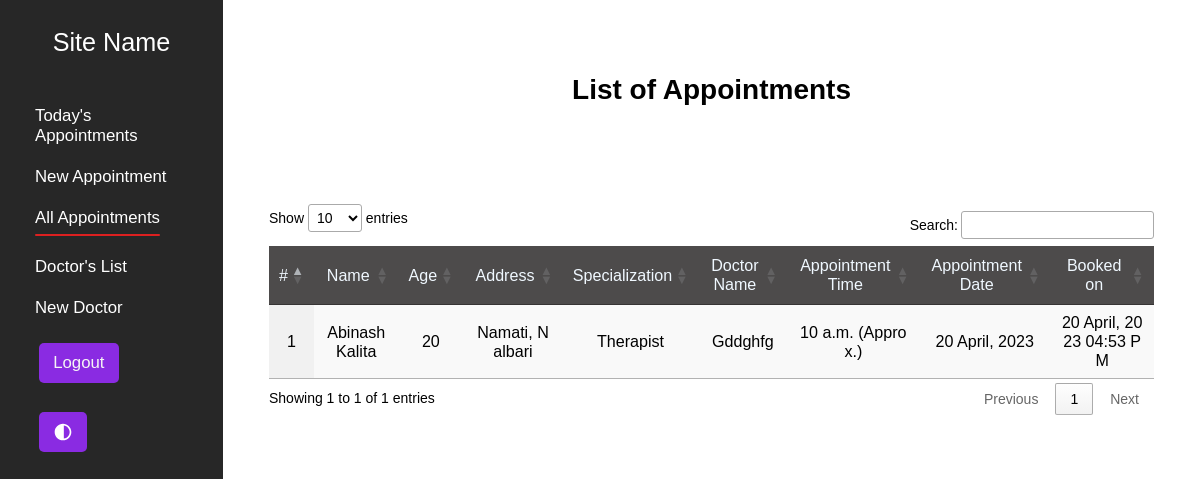
Page /clinic/allAppointment/ (signed in) on the earlier database version.
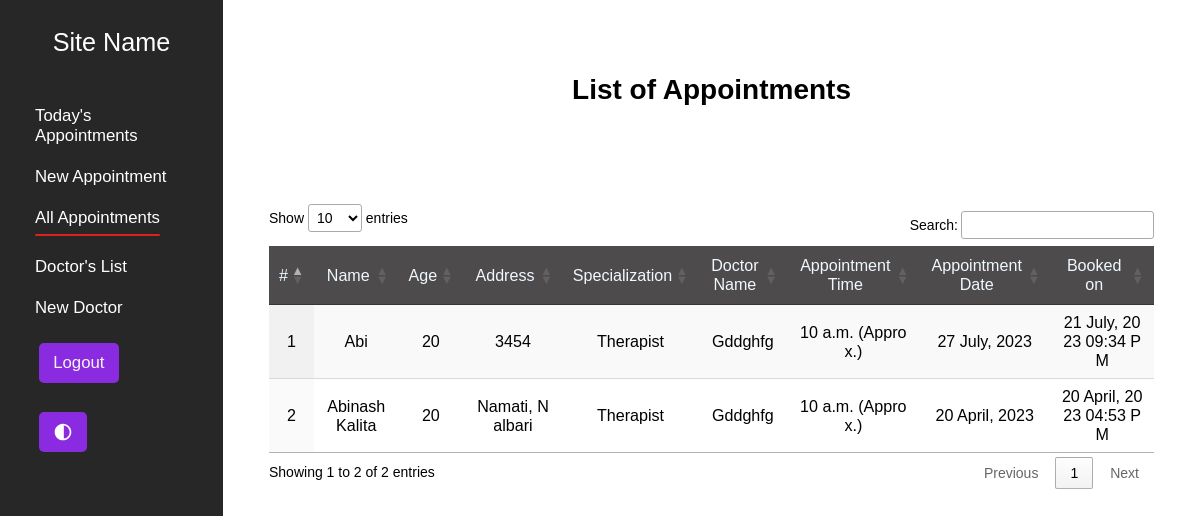
Same page on the later database version.
### patient/models.py (models this page shows, shortened)
class Appointment(models.Model):
    id= models.BigAutoField(primary_key=True)
    patient_name= models.CharField(max_length=100)
    patient_age= models.PositiveSmallIntegerField()
    email= models.ForeignKey(custom_userModel,on_delete=models.CASCADE)
    patient_phone= models.PositiveBigIntegerField(null=True,blank=True)
    address= models.CharField(max_length=300)
    appointment_date= models.DateField()
    appointment_time= models.TimeField( null= True, blank=True)
    doctor=models.ForeignKey(Doctor, on_delete=models.CASCADE)
    bookTime= models.DateTimeField(auto_now_add=True)

class Doctor(models.Model):
    DAYS_OF_WEEK = (
        ("Mon", ("Monday")),
        ("Tue", ("Tuesday")),
        ("Wed", ("Wednesday")),
        ("Thu", ("Thursday")),
        ("Fri", ("Friday")),
        ("Sat", ("Saturday")),
        ("Sun", ("Sunday")),
    )
    id=models.BigAutoField(primary_key=True)
    doctor_name= models.CharField(max_length=200)
    doctor_email= models.EmailField(max_length=254, null=True, blank=True)
    phone_no= models.BigIntegerField(null=True, blank=True)
    degrees= models.CharField(max_length=100)
    category=models.ForeignKey(Doctor_category, on_delete=models.CASCADE)
    available_day= MultiSelectField(choices=DAYS_OF_WEEK,max_choices=7, max_length=50)
    view_Patient_per_day= models.PositiveIntegerField()
    unavailable_Today= models.BooleanField(default=False)
    def __str__(self):
        return self.doctor_name

class Doctor_category(models.Model):
    category_id=models.BigAutoField(primary_key=True)
    category=models.CharField(max_length=100)
    category_desc=models.CharField(max_length=300, null=True, blank=True)
    def __str__(self):
        return self.category

### clinic/views.py (the view)
# urls.py: path('allAppointment/', views.allAppmnt, name="allAppmnt"),
def allAppmnt( request):
    if request.user.is_authenticated:
        if request.user.is_staff:
            appointments= Appointment.objects.all().order_by('-id')
            params= {"appointments": appointments}
            return render(request, "clinic/clHome.html", params)
    else:
        return redirect("/")

### templates/clinic/clHome.html (shortened to what this page needs)
{% extends 'clinic/clBase.html' %}
{% load static %}
{% block body %}
<h1>List of Appointments {% if date %}( {%now "d-m-Y"%} ){% endif %} </h1>
<div class="tableContainer">
    <table id="myTable" class="display">
        <thead>
            <tr>
                <td class="sNo">#</td>
                <td>Name</td>
                <td class="age">Age</td>
                <td>Address</td>
                <td>Specialization</td>
                <td>Doctor Name</td>
                <td>Appointment Time</td>
                <td>Appointment Date</td>
                <td>Booked on</td>
            </tr>
        </thead>
        <tbody>
            {% for item in appointments %}
            <tr>
                <td class="sNo">{{forloop.counter}}</td>
                <td>{{item.patient_name | title}}</td>
                <td class="age">{{item.patient_age}}</td>
                <td>{{item.address | title}}</td>
                <td>{{item.doctor.category | title}}</td>
                <td>{{item.doctor | title}}</td>
                <td>{{item.appointment_time}} (Approx.)</td>
                <td>{{item.appointment_date|date:'d F, Y'}}</td>
                <td>{{item.bookTime|date:'d F, Y h:i A'}}</td>
            </tr>
            {% endfor %}
        </tbody>
    </table>
</div>
{% endblock body %}

### templates/clinic/clBase.html (shortened to what this page needs)
<!DOCTYPE html>
{% load static %}
<html>
<head>
    <link rel="stylesheet" href="https://cdn.datatables.net/1.13.4/css/jquery.dataTables.css" />
	<link rel="stylesheet" type="text/css" href="{% static 'patient/css/utils.css' %}">
	<link rel="stylesheet" type="text/css" href="{% static 'clinic/css/clBase.css' %}">
	<link rel="stylesheet" type="text/css" href="{% static 'clinic/css/dataTables.css' %}">
    <link rel="stylesheet" id="theme" href="">
</head>
<body>
    <div class="main-container">
        <div class="navbar hidden">
            <div class="navCont1">
                <a href="/clinic/home/" class="logo"> Site Name</a>
            </div>
            <div class="navCont2">
                <ul class="">
                    <li class="nav-item">
                        <a href="/clinic/home/" class="nav-link">Today's Appointments</a>
                    </li>
                    <li class="nav-item">
                        <a href="/clinic/new_App/" class="nav-link">New Appointment</a>
                    </li>
                    <li class="nav-item">
                        <a href="/clinic/allAppointment/" class="nav-link">All Appointments</a>
                    </li>
                    <li class="nav-item">
                        <a href="/clinic/doctors/" class="nav-link">Doctor's List</a>
                    </li>
                    <li class="nav-item">
                        <a href="/clinic/add_doct/" class="nav-link">New Doctor</a>
                    </li>
                    <li class="nav-item">
                        <button class="btn bg-bv" id="btnLO">Logout</button>
                    </li>
                    <li class="nav-item">
                        <img src="{% static 'patient/img/contrast_white.svg' %}" id="chngTheme" alt="" srcset="" width="20" class="bg-bv btn">
                    </li>
                </ul>
            </div>
        </div>
        <div class="body-container">
            {% block body %}{% endblock body %}
        </div>
    </div>
</body>
</html>

### static/patient/css/utils.css (style rules this page uses)
:root { --navBar-height: 7vh; --link-color-blue: rgb(61, 72, 231); --link-color: rgb(123, 121, 133); --light-sky-blue: rgb(85, 191, 184); }
* { margin: 0; padding: 0; font-size: 14px; font-family: Arial, sans-serif; scroll-behavior: smooth; }
.body-container { min-height: 92vh; display: flex; flex-direction: column; align-items: center; justify-content: center; }
.bg-bv { background-color: blueviolet; }
.btn { padding: .7rem 1rem !important; margin: .3rem; border-radius: 5px; color: whitesmoke; cursor: pointer; text-decoration: none; border: none; font-size: 1.2rem; user-select: none; -webkit-user-select:none; }
.afterLine { display: flex; flex-direction: column; align-items: center; transition: 0.2s ease-in; }
.afterLine::after { content: " "; width: 100%; height: 1.9px; margin-top: 6px; border-radius: 20px; color: red; background: rgb(221, 32, 32); transition: 0.2s ease-in; }

### static/clinic/css/clBase.css (style rules this page uses)
.main-container { display: flex; justify-content: space-between; }
.navbar { display: flex; flex-direction: column; align-items: center; padding: 2rem 1rem; height: relative; background-color: rgba(0, 0, 0, .847); width: fit-content; min-width: 15%; }
.logo { color: #fff; font-size: 1.8rem; text-decoration: none; }
.navbar .navCont1 { display: flex; justify-content: center; align-items: center; transition: all 0.3s ease-in-out; }
.navbar .navCont2 { margin: 2rem 0; }
.navbar ul { list-style: none; }
.navbar ul li { margin: 1.5rem ; display: flex; justify-content: flex-start; align-items: center; }
.navbar ul .nav-link { color: rgb(255, 255, 255); text-decoration: none; font-size: 1.2rem; transition: .3s ease-in-out; }
.body-container { min-height: 96vh; padding: 4vh; width: 78%; justify-content: flex-start; }
.body-container h1 { font-size: 2rem; margin: 3rem 0 5rem 0; text-align: center; }

### static/clinic/css/dataTables.css (style rules this page uses)
.tableContainer { padding:2rem 1rem; }
table thead { background-color: rgb(77, 75, 75); color: aliceblue; }
table thead td { width: fit-content !important; line-break: normal; }
table td { text-align: center !important; font-size: 1.15rem; max-width:16rem !important; line-break:anywhere; }

Differences in the rows shown:
added Appointment: patient_name "Abi", patient_age "20", address "3454", doctor.category "Therapist", doctor "Gddghfg", appointment_time "10 a.m.", appointment_date "27 July, 2023", bookTime "21 July, 2023 09:34 PM"
Other differences:
text written by a page script: "Show entries Search: Showing 1 to 1 of 1 entries Previous 1 Next" → "Show entries Search: Showing 1 to 2 of 2 entries Previous 1 Next"
